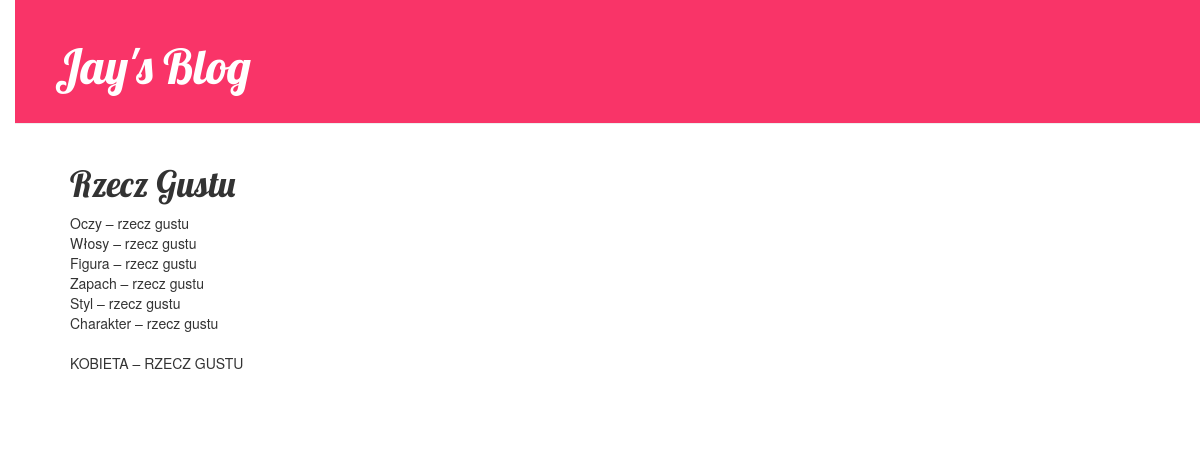
The app's page /post/2/ with its own data.
### blog/models.py (models this page shows, shortened)
class Post(models.Model):
    author = models.ForeignKey(settings.AUTH_USER_MODEL, on_delete=models.CASCADE)
    title = models.CharField(max_length=200)
    text = models.TextField()
    created_date = models.DateTimeField(
            default=timezone.now)
    published_date = models.DateTimeField(
            blank=True, null=True)

### blog/views.py (the view)
# urls.py: path('post/<int:pk>/', views.post_detail, name='post_detail'),
def post_detail(request, pk):
    post = get_object_or_404(Post, pk=pk)
    return render(request, 'blog/post_detail.html', {'post': post})

### blog/templates/blog/post_detail.html (shortened to what this page needs)
{% extends 'blog/base.html' %}
{% block content %}
    <div class="post">
        <h1>{{ post.title }}</h1>
        <p>{{ post.text|linebreaksbr }}</p>
    </div>
{% endblock %}

### blog/static/css/blog.css (style rules this page uses)
body { padding-left: 15px; }
h1, h2, h3, h4 { font-family: 'Lobster', cursive; }
.post { margin-bottom: 70px; }

### records on screen
Post: title "Rzecz Gustu", text "Oczy – rzecz gustu Włosy – rzecz gustu Figura – rzecz gustu Zapach – rzecz gustu Styl – rzecz gustu Charakter – rzecz gustu KOBIETA – RZECZ GUSTU"
